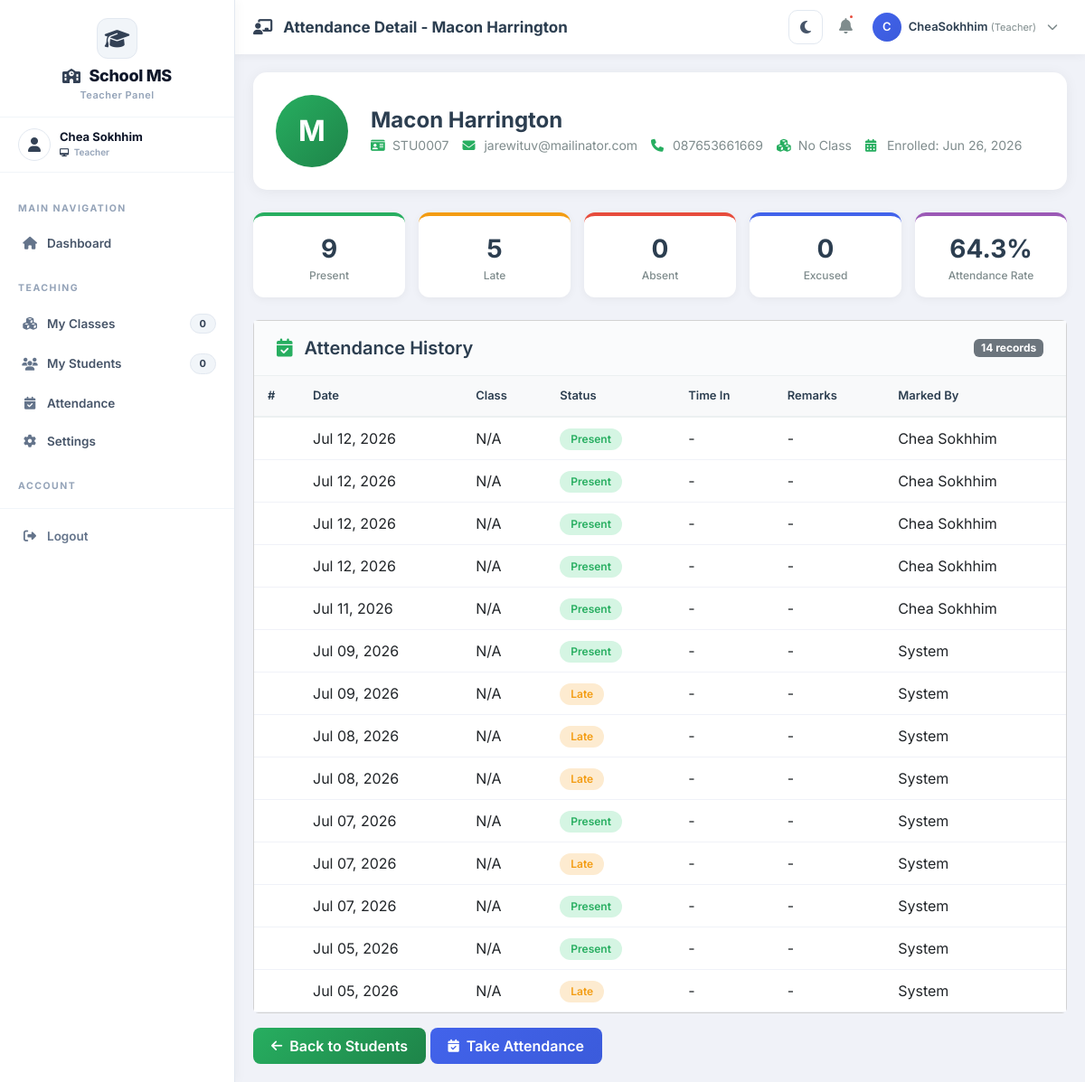
Before: /teacher/student/8/ (signed in) with the older database file.
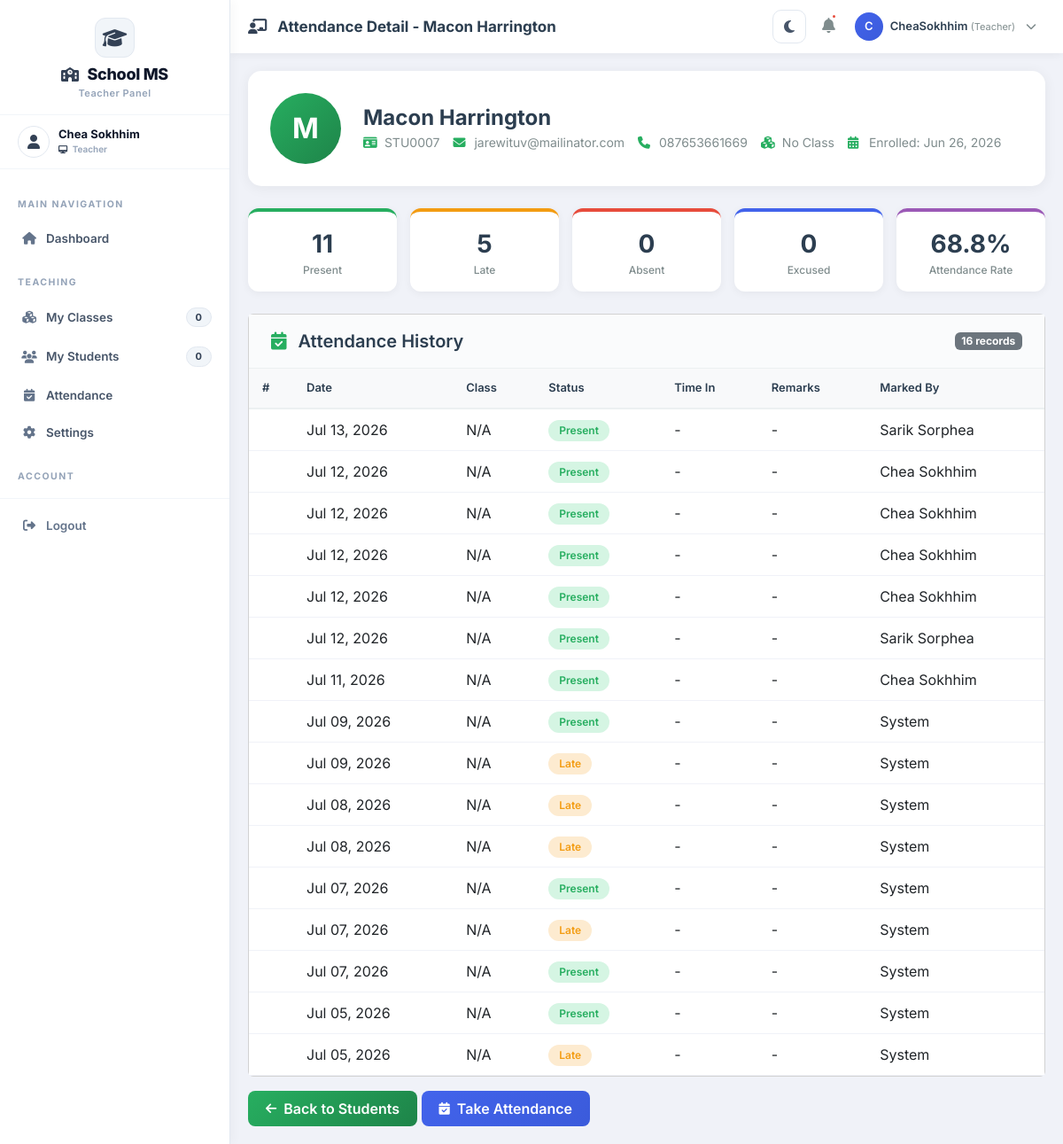
After: the same page with the newer database file.
### accounts/models.py (models this page shows, shortened)
class User(AbstractUser):
    ROLE_CHOICES = [
        ('admin', 'Admin'),
        ('teacher', 'Teacher'),
        ('student', 'Student'),
    ]
    role = models.CharField(max_length=50, choices=ROLE_CHOICES, default='student')
    is_active = models.BooleanField(default=True)
    phone = models.CharField(max_length=15, blank=True, null=True)
    address = models.TextField(blank=True, null=True)
    profile_picture = models.ImageField(upload_to='profile_pics/', blank=True, null=True)
    date_joined = models.DateTimeField(auto_now_add=True)

### students/models.py (models this page shows, shortened)
class Student(models.Model):
    GENDER_CHOICES = [
        ('M', 'Male'),
        ('F', 'Female'),
        ('O', 'Other')
    ]
    YEAR_CHOICES = [
        ('1', '1st Year'),
        ('2', '2nd Year'),
        ('3', '3rd Year'),
        ('4', '4th Year'),
        ('5', '5th Year'),
    ]
    user = models.OneToOneField(User, on_delete=models.CASCADE, related_name='student_profile', null=True, blank=True)
    student_id = models.CharField(max_length=20, unique=True, editable=False)
    first_name = models.CharField(max_length=100)
    last_name = models.CharField(max_length=100)
    date_of_birth = models.DateField()
    gender = models.CharField(max_length=10, choices=GENDER_CHOICES)
    phone = models.CharField(max_length=15)
    email = models.EmailField()
    address = models.TextField()
    guardian_name = models.CharField(max_length=100)
    guardian_phone = models.CharField(max_length=15)
    guardian_email = models.EmailField(blank=True, null=True)
    enrollment_date = models.DateField(auto_now_add=True)
    major = models.ForeignKey(Major, on_delete=models.SET_NULL, null=True, blank=True, related_name='students')
    year = models.CharField(max_length=10, choices=YEAR_CHOICES, default='1')
    semester = models.IntegerField(default=1, help_text="Current semester (1-8)")
    graduation_year = models.IntegerField(null=True, blank=True)
    classes_enrolled = models.ManyToManyField(
        Class,
        blank=True,
        related_name='enrolled_students'
    )
    courses = models.ManyToManyField(Course, blank=True, related_name='students')
    is_active = models.BooleanField(default=True)
    profile_picture = models.ImageField(upload_to='students/', blank=True, null=True)
    qr_code = models.ImageField(upload_to='qr_codes/', blank=True, null=True)
    qr_registered = models.BooleanField(default=False)
    registration_completed = models.BooleanField(default=False)
    created_at = models.DateTimeField(auto_now_add=True)
    updated_at = models.DateTimeField(auto_now=True)
    def get_full_name(self):
        return f"{self.first_name} {self.last_name}"
    class Meta:
        ordering = ['-enrollment_date']

### attendance/models.py (models this page shows, shortened)
class Attendance(models.Model):
    STATUS_CHOICES = [
        ('present', 'Present'),
        ('absent', 'Absent'),
        ('late', 'Late'),
        ('excused', 'Excused')
    ]
    student = models.ForeignKey(Student, on_delete=models.CASCADE, related_name='attendances')
    course = models.ForeignKey(Course, on_delete=models.CASCADE, related_name='attendances')  # Use course
    date = models.DateField(default=date.today)
    status = models.CharField(max_length=20, choices=STATUS_CHOICES, default='present')
    time_in = models.TimeField(null=True, blank=True)
    time_out = models.TimeField(null=True, blank=True)
    remarks = models.TextField(blank=True, null=True)
    marked_by = models.ForeignKey(Teacher, on_delete=models.SET_NULL, null=True, blank=True, related_name='marked_attendances')
    created_at = models.DateTimeField(auto_now_add=True)
    updated_at = models.DateTimeField(auto_now=True)
    class Meta:
        unique_together = ['student', 'course', 'date']  # Use course
        ordering = ['-date']

### teachers/models.py (models this page shows, shortened)
class Teacher(models.Model):
    GENDER_CHOICES = [
        ('M', 'Male'),
        ('F', 'Female'),
        ('O', 'Other')
    ]
    POSITION_CHOICES = [
        ('dean', '👑 Dean'),
        ('associate_dean', 'Associate Dean'),
        ('department_head', 'Department Head'),
        ('professor', 'Professor'),
        ('associate_professor', 'Associate Professor'),
        ('assistant_professor', 'Assistant Professor'),
        ('lecturer', 'Lecturer'),
        ('instructor', 'Instructor'),
        ('teaching_assistant', 'Teaching Assistant'),
    ]
    user = models.OneToOneField(User, on_delete=models.CASCADE, related_name='teacher_profile', null=True, blank=True)
    teacher_id = models.CharField(max_length=20, unique=True)
    first_name = models.CharField(max_length=100)
    last_name = models.CharField(max_length=100)
    date_of_birth = models.DateField()
    gender = models.CharField(max_length=10, choices=GENDER_CHOICES)
    phone = models.CharField(max_length=15)
    email = models.EmailField()
    address = models.TextField(blank=True, null=True)
    profile_picture = models.ImageField(upload_to='teachers/', blank=True, null=True)
    qualification = models.CharField(max_length=200, blank=True, null=True)
    specialization = models.CharField(max_length=200, blank=True, null=True)
    years_of_experience = models.IntegerField(default=0)
    position = models.CharField(
        max_length=50,
        choices=POSITION_CHOICES,
        default='lecturer',
        help_text="Current position/rank of the teacher"
    )
    hired_date = models.DateField(null=True, blank=True)
    is_active = models.BooleanField(default=True)
    created_at = models.DateTimeField(auto_now_add=True)
    updated_at = models.DateTimeField(auto_now=True)
    def get_full_name(self):
        return f"{self.first_name} {self.last_name}"
    class Meta:
        ordering = ['first_name', 'last_name']

### accounts/views.py (the view)
# urls.py: path('teacher/student/<int:student_id>/', views.teacher_student_detail, name='teacher_student_detail'),
@login_required
@teacher_or_admin_required
def teacher_student_detail(request, student_id):
    student = get_object_or_404(Student, id=student_id)
    if request.user.role != 'admin':
        try:
            teacher = Teacher.objects.get(user=request.user)
            teacher_classes = Class.objects.filter(teacher=teacher, is_active=True).distinct()
            teacher_courses = Course.objects.filter(
                class_offerings__in=teacher_classes, is_active=True
            ).distinct() | Course.objects.filter(teacher=teacher, is_active=True).distinct()
            if not (student.classes_enrolled.filter(id__in=teacher_classes).exists() or
                    student.courses.filter(id__in=teacher_courses).exists()):
                messages.error(request, 'You do not have permission to view this student.')
                return redirect('accounts:teacher_student_view')
        except Teacher.DoesNotExist:
            messages.error(request, 'Teacher profile not found.')
            return redirect('accounts:teacher_student_view')
    attendances = Attendance.objects.filter(student=student).order_by('-date')
    total = attendances.count()
    present = attendances.filter(status='present').count()
    absent = attendances.filter(status='absent').count()
    late = attendances.filter(status='late').count()
    excused = attendances.filter(status='excused').count()
    attendance_rate = 0
    if total > 0:
        attendance_rate = attendance_rate_percent(present, total)
    context = {
        'student': student,
        'attendances': attendances,
        'total': total,
        'present': present,
        'absent': absent,
        'late': late,
        'excused': excused,
        'attendance_rate': attendance_rate,
    }
    return render(request, 'Backend/teacher/attendance/student_attendance_detail.html', context)

### templates/Backend/teacher/attendance/student_attendance_detail.html (shortened to what this page needs)
{% extends 'Backend/layouts/teacher_layout.html' %}
{% load static %}
{% block page_title %}Attendance Detail - {{ student.get_full_name }}{% endblock %}
{% block content %}
<div class="profile-header">
    <div class="avatar">
        {{ student.first_name|first|upper }}
    </div>
    <div class="info">
        <h4>{{ student.get_full_name }}</h4>
        <div class="details">
            <span><i class="fas fa-id-card"></i> {{ student.student_id }}</span>
            <span><i class="fas fa-envelope"></i> {{ student.email }}</span>
            <span><i class="fas fa-phone"></i> {{ student.phone }}</span>
            <span><i class="fas fa-cubes"></i> {{ student.class_enrolled.name|default:"No Class" }}</span>
            <span><i class="fas fa-calendar-alt"></i> Enrolled: {{ student.enrollment_date|date:"M d, Y" }}</span>
        </div>
    </div>
</div>
<div class="stats-grid">
    <div class="stat-card present">
        <div class="number">{{ present }}</div>
        <div class="label"> Present</div>
    </div>
    <div class="stat-card late">
        <div class="number">{{ late }}</div>
        <div class="label"> Late</div>
    </div>
    <div class="stat-card absent">
        <div class="number">{{ absent }}</div>
        <div class="label"> Absent</div>
    </div>
    <div class="stat-card excused">
        <div class="number">{{ excused }}</div>
        <div class="label"> Excused</div>
    </div>
    <div class="stat-card rate">
        <div class="number">{{ attendance_rate }}%</div>
        <div class="label">Attendance Rate</div>
    </div>
</div>
<div class="card">
    <div class="card-header-custom">
        <h5><i class="fas fa-calendar-check"></i> Attendance History</h5>
        <span class="badge bg-secondary">{{ total }} records</span>
    </div>
    <div class="card-body p-0">
        <div class="table-responsive">
            <table class="table table-attendance">
                <thead>
                    <tr>
                        <th style="width: 50px;">#</th>
                        <th>Date</th>
                        <th>Class</th>
                        <th>Status</th>
                        <th>Time In</th>
                        <th>Remarks</th>
                        <th>Marked By</th>
                    </tr>
                </thead>
                <tbody>
                    {% for attendance in attendances %}
                    <tr>
                        <td>{{ attendances.start_index|add:forloop.counter0 }}</td>
                        <td>{{ attendance.date|date:"M d, Y" }}</td>
                        <td>{{ attendance.class_obj.name|default:"N/A" }}</td>
                        <td>
                            <span class="status-badge {{ attendance.status }}">
                                {{ attendance.get_status_display }}
                            </span>
                        </td>
                        <td>{{ attendance.time_in|default:"-" }}</td>
                        <td>{{ attendance.remarks|default:"-" }}</td>
                        <td>{{ attendance.marked_by.get_full_name|default:"System" }}</td>
                    </tr>
                    {% endfor %}
                </tbody>
            </table>
        </div>
    </div>
</div>
<div class="mt-3">
    <a href="{% url 'accounts:teacher_student_view' %}" class="btn-back">
        <i class="fas fa-arrow-left"></i> Back to Students
    </a>
    <a href="{% url 'attendance:teacher_attendance' %}" class="btn-back"
        style="background: linear-gradient(135deg, #4263eb, #3b5bdb);">
        <i class="fas fa-calendar-check"></i> Take Attendance
    </a>
</div>
{% endblock %}

### templates/Backend/layouts/teacher_layout.html (shortened to what this page needs)
{% load static %}
<!DOCTYPE html>
<html lang="en">
<head>
    <link href="https://cdn.jsdelivr.net/npm/bootstrap@5.3.0/dist/css/bootstrap.min.css" rel="stylesheet">
    <link rel="stylesheet" href="https://cdnjs.cloudflare.com/ajax/libs/font-awesome/6.4.0/css/all.min.css">
    <link rel="stylesheet" href="{% static 'css/theme.css' %}?v=20260714e">
</head>
<body>
    <div class="sidebar" id="sidebar">
        <div class="sidebar-brand">
            <div class="brand-icon">
                <i class="fas fa-graduation-cap"></i>
            </div>
            <h3><i class="fas fa-school"></i> School MS</h3>
            <small>Teacher Panel</small>
        </div>
        <div class="sidebar-user">
            <div class="avatar">
                <i class="fas fa-user"></i>
            </div>
            <div class="user-info">
                <div class="name">{{ user.get_full_name|default:user.username }}</div>
                <div class="role"><i class="fas fa-desktop"></i> Teacher</div>
            </div>
        </div>
        <div class="sidebar-menu-wrapper">
            <ul class="sidebar-menu">
                <li class="menu-header">Main Navigation</li>
                <li>
                    <a href="{% url 'accounts:dashboard' %}"
                        class="menu-link {% if request.resolver_match.url_name == 'dashboard' %}active{% endif %}">
                        <i class="fas fa-home"></i> Dashboard
                    </a>
                </li>
                <li class="menu-header">Teaching</li>
                <li>
                    <a href="{% url 'accounts:teacher_class_view' %}" class="menu-link {% if 'classes' in request.path %}active{% endif %}">
                        <i class="fas fa-cubes"></i> My Classes
                        <span class="badge-notification">{{ total_classes|default:0 }}</span>
                    </a>
                </li>
                <li>
                    <a href="{% url 'accounts:teacher_student_view' %}"
                        class="menu-link {% if 'students' in request.path %}active{% endif %}">
                        <i class="fas fa-users"></i> My Students
                        <span class="badge-notification">{{ total_students|default:0 }}</span>
                    </a>
                </li>
                <li>
                    <a href="{% url 'attendance:teacher_attendance' %}"
                        class="menu-link {% if 'attendance' in request.path %}active{% endif %}">
                        <i class="fas fa-calendar-check"></i> Attendance
                    </a>
                </li>
                <li>
                    <a href="{% url 'accounts:settings' %}" class="menu-link {% if 'settings' in request.path %}active{% endif %}">
                        <i class="fas fa-cog"></i> Settings
                    </a>
                </li>
                <li class="menu-header">Account</li>
                <li class="logout-section">
                    <a href="{% url 'accounts:logout' %}" class="menu-link">
                        <i class="fas fa-sign-out-alt"></i> Logout
                    </a>
                </li>
            </ul>
        </div>
    </div>
    <div class="main-content" id="mainContent">
        <div class="top-nav">
            <div class="left-section">
                <h4 class="page-title">
                    <i class="fas fa-chalkboard-teacher me-2" style="color: #334155;"></i>
                    {% block page_title %}Teacher Dashboard{% endblock %}
                </h4>
            </div>
            <div class="right-section">
                <button id="themeToggle" class="theme-toggle-btn" type="button" data-bs-toggle="tooltip" title="Toggle dark / light theme">
                    <i class="fas fa-moon"></i>
                </button>
                <button class="notification-btn" data-bs-toggle="tooltip" title="Notifications">
                    <i class="fas fa-bell"></i>
                    <span class="badge-dot"></span>
                </button>
                <div class="dropdown user-dropdown">
                    <a class="user-info-display" data-bs-toggle="dropdown" aria-expanded="false">
                        <div class="user-avatar">
                            {{ user.username|make_list|first|upper }}
                        </div>
                        <div class="user-name">
                            {{ user.username }}
                            <small>(Teacher)</small>
                        </div>
                        <i class="fas fa-chevron-down ms-1" style="font-size: 12px; color: #7f8c8d;"></i>
                    </a>
                </div>
            </div>
        </div>
        <div class="content-area">
            {% block content %}{% endblock %}
        </div>
    </div>
</body>
</html>

### templates/Backend/includes/pagination.html (shortened to what this page needs)
{% load attendance_filters %}

Changed rows visible on the page:
added Attendance: date "Jul 13, 2026", class_obj.name "N/A", status "Present", time_in "-", remarks "-", marked_by.get_full_name "Sarik Sorphea"
added Attendance: date "Jul 12, 2026", class_obj.name "N/A", status "Present", time_in "-", remarks "-", marked_by.get_full_name "Sarik Sorphea"
Other visible differences:
{{ present }}: "9" → "11"
{{ attendance_rate }}: "64.3" → "68.8"
{{ total }}: "14" → "16"
